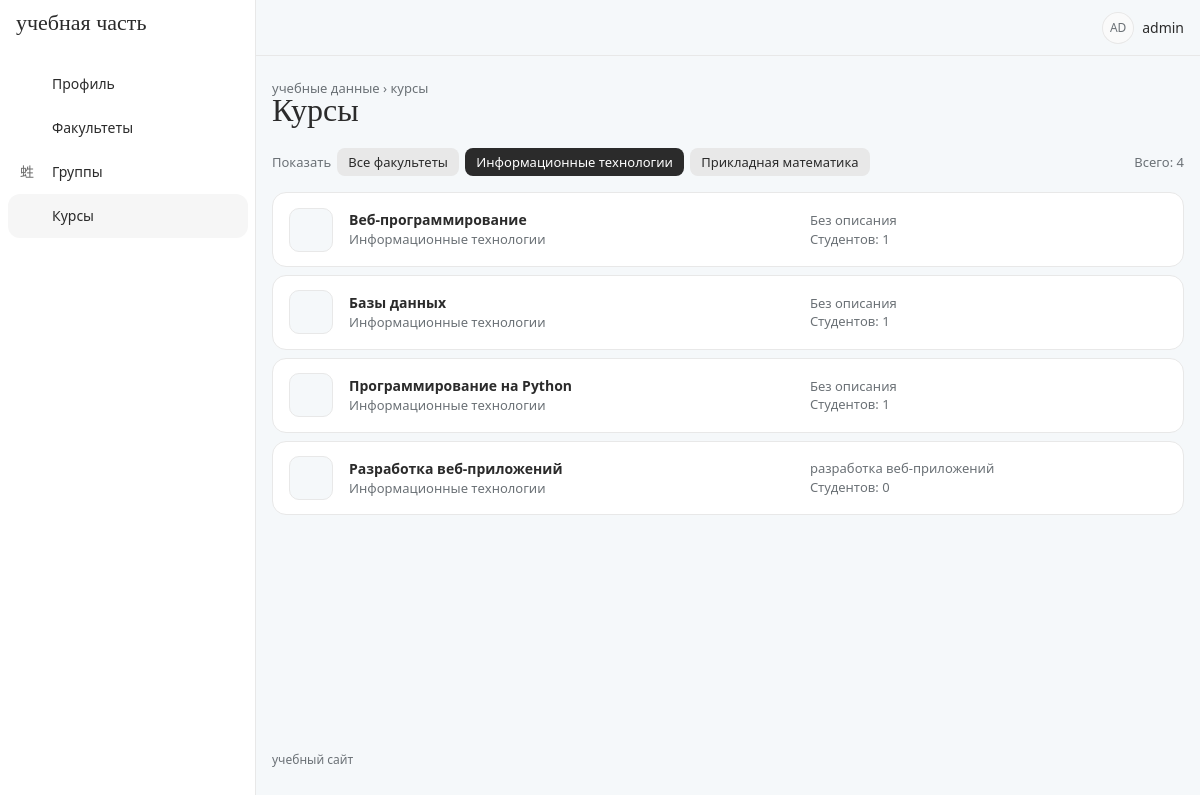
/courses/?department=1 (signed in), run on the app's committed database.
### accounts/models.py (models this page shows, shortened)
class Department(models.Model):
    name = models.CharField(max_length=200)

class Course(models.Model):
    title = models.CharField(max_length=200)
    description = models.TextField(blank=True)
    department = models.ForeignKey(
        Department,
        on_delete=models.CASCADE,
        related_name='courses'
    )

### accounts/views.py (the view)
# urls.py: path('courses/', views.course_list, name='course_list'),
@login_required
def course_list(request):
    courses = Course.objects.select_related(
        'department'
    )
    department_id = request.GET.get('department', '')
    current_department = int(department_id) if department_id.isdigit() else None
    if current_department:
        courses = courses.filter(department_id=current_department)
    return render(
        request,
        'course_list.html',
        {
            'courses': courses,
            'departments': Department.objects.all(),
            'current_department': current_department,
            'is_methodist': is_methodist(
                request.user
            ),
        }
    )

### accounts/views.py (called while the page is built)
def is_methodist(user):
    return user.groups.filter(
        name='Методист'
    ).exists()

### templates/course_list.html (shortened to what this page needs)
{% extends 'base.html' %}
{% block pretitle %}<span class="crumbs"><a href="/profile/">учебные данные</a> › курсы</span>{% endblock %}
{% block page_title %}Курсы{% endblock %}
{% block content %}
<div class="filter-bar">
    <span class="text-secondary">Показать</span>
    <a href="?" class="filter-chip {% if not current_department %}active{% endif %}">Все факультеты</a>
    {% for department in departments %}
        <a href="?department={{ department.id }}" class="filter-chip {% if current_department == department.id %}active{% endif %}">{{ department.name }}</a>
    {% endfor %}
    <span class="filter-right text-secondary">Всего: {{ courses|length }}</span>
</div>
{% for course in courses %}
    <div class="list-row">
        <div class="list-row-icon"><i class="ti ti-book"></i></div>
        <div class="list-row-main">
            <div class="fw-bold">{{ course.title }}</div>
            <div class="list-row-sub">{{ course.department.name }}</div>
        </div>
        <div class="list-row-meta list-row-sub d-none d-md-block">
            <div>{{ course.description|default:"Без описания"|truncatechars:60 }}</div>
            <div>Студентов: {{ course.students.count }}</div>
        </div>
    </div>
{% endfor %}
{% endblock %}

### templates/base.html (shortened to what this page needs)
{% load static %}
<!DOCTYPE html>
<html lang="ru" data-bs-theme="light" data-bs-navbar-position="vertical">
<head>
    <link rel="stylesheet" href="{% static 'core/dist/css/tabler.min.css' %}">
    <link rel="stylesheet" href="{% static 'vendor/tabler-icons/tabler-icons.min.css' %}">
    <link rel="stylesheet" href="{% static 'css/theme.css' %}?=v3">
    <link rel="stylesheet" href="{% static 'css/style.css' %}?=v3">
</head>
<body>
<div class="page">
    <aside class="navbar navbar-vertical navbar-expand-lg">
        <div class="container-fluid">
            <a href="/profile/" class="navbar-brand text-reset">учебная часть</a>
            <div class="collapse navbar-collapse" id="sidebar-menu">
                <ul class="navbar-nav pt-lg-3">
                    <li class="nav-item {% if request.path == '/profile/' %}active{% endif %}">
                        <a class="nav-link" href="/profile/">
                            <span class="nav-link-icon"><i class="ti ti-user-circle"></i></span>
                            <span class="nav-link-title">Профиль</span>
                        </a>
                    </li>
                    <li class="nav-item {% if '/departments/' in request.path %}active{% endif %}">
                        <a class="nav-link" href="/departments/">
                            <span class="nav-link-icon"><i class="ti ti-building"></i></span>
                            <span class="nav-link-title">Факультеты</span>
                        </a>
                    </li>
                    <li class="nav-item {% if '/groups/' in request.path %}active{% endif %}">
                        <a class="nav-link" href="/groups/">
                            <span class="nav-link-icon"><i class="ti ti-users-group"></i></span>
                            <span class="nav-link-title">Группы</span>
                        </a>
                    </li>
                    <li class="nav-item {% if '/courses/' in request.path %}active{% endif %}">
                        <a class="nav-link" href="/courses/">
                            <span class="nav-link-icon"><i class="ti ti-book"></i></span>
                            <span class="nav-link-title">Курсы</span>
                        </a>
                    </li>
                </ul>
            </div>
        </div>
    </aside>
    <header class="navbar navbar-expand-md d-none d-lg-flex">
        <div class="container-xl">
            <div class="navbar-nav flex-row ms-auto align-items-center">
                <a href="?theme=dark" class="nav-link hide-theme-dark" title="Тёмная тема">
                    <i class="ti ti-moon fs-2 header-icon"></i>
                </a>
                {% if user.is_authenticated %}
                <div class="nav-item dropdown ms-3">
                    <a href="#" class="nav-link d-flex align-items-center gap-2 p-0" data-bs-toggle="dropdown">
                        <span class="avatar avatar-sm">{{ user.username|slice:":2"|upper }}</span>
                        <span>{{ user.username }}</span>
                    </a>
                </div>
                {% endif %}
            </div>
        </div>
    </header>
    <div class="page-wrapper">
        <div class="page-header">
            <div class="container-xl">
                <div class="row g-2 align-items-center">
                    <div class="col">
                        <div class="page-pretitle">{% block pretitle %}учебные данные{% endblock %}</div>
                        <h2 class="page-title">{% block page_title %}{% endblock %}</h2>
                    </div>
                </div>
            </div>
        </div>
        <div class="page-body">
            <div class="container-xl">
                {% block content %}{% endblock %}
            </div>
        </div>
        <footer class="footer footer-transparent">
            <div class="container-xl text-secondary">учебный сайт</div>
        </footer>
    </div>
</div>
</body>
</html>

### static/css/theme.css (style rules this page uses)
:root { --app-ice: #f5f8fa; --app-sky: #7eb5d6; --app-cloud: #e8e8e8; --app-charcoal: #2b2b2b; --app-ink: light-dark(#2b2b2b, #e8e8e8); --tblr-font-sans-serif: system-ui, 'Segoe UI', Roboto, Arial, sans-serif; --tblr-primary: #2b2b2b; --tblr-primary-rgb: 43, 43, 43; --tblr-body-bg: light-dark(#f5f8fa, #1f2225); --tblr-bg-surface: light-dark(#ffffff, #2b2b2b); --tblr-body-color: light-dark(#2b2b2b, #e8e8e8); --tblr-secondary: light-dark(#6b7176, #a7adb2); --tblr-border-color: light-dark(#e8e8e8, #3a3e42); --tblr-border-color-translucent: light-dark(#e8e8e8, #3a3e42); --tblr-border-radius: 12px; --tblr-border-radius-lg: 20px; }
h1, h2, h3, .page-title, .card-title, .empty-title, .navbar-brand { font-family: Georgia, 'Times New Roman', serif; font-weight: 500; }
.page-title { font-size: 2rem; }
.page-pretitle { text-transform: lowercase; letter-spacing: 0; font-size: .8125rem; }
.navbar-brand { font-size: 1.375rem; text-transform: lowercase; }
.navbar-vertical .nav-link { border-radius: 999px; }
.navbar-vertical .nav-item.active > .nav-link { background: color-mix(in srgb, var(--app-sky) 30%, transparent); }
.page > header.navbar { background: transparent; border-bottom: 0; }
.crumbs a { color: var(--tblr-secondary); }
.filter-bar { display: flex; flex-wrap: wrap; align-items: center; gap: .375rem; margin-bottom: 1rem; font-size: .8125rem; }
.filter-chip { padding: .3rem .7rem; border-radius: 8px; background: light-dark(var(--app-cloud), #3a3e42); color: var(--app-ink); }
.filter-chip.active { background: var(--app-ink); color: light-dark(#ffffff, var(--app-charcoal)); }
.filter-right { margin-left: auto; }
.list-row { display: flex; align-items: center; gap: 1rem; margin-bottom: .5rem; padding: .9rem 1rem; background: var(--tblr-bg-surface); border: 1px solid var(--tblr-border-color); border-radius: 14px; }
.list-row-icon { flex: none; width: 44px; height: 44px; display: grid; place-items: center; border-radius: 10px; background: var(--tblr-body-bg); border: 1px solid var(--tblr-border-color); font-size: 1.25rem; }
.list-row-main { flex: 1 1 40%; min-width: 0; }
.list-row-meta { flex: 1 1 30%; }
.list-row-sub { color: var(--tblr-secondary); font-size: .8125rem; }

### static/css/style.css (style rules this page uses)
.header-icon { color: var(--app-sky); }
.footer { font-size: .75rem; text-transform: lowercase; }

### data on the page
Department: name "Информационные технологии"
Department: name "Прикладная математика"
Course: title "Веб-программирование", department.name "Информационные технологии", description "Без описания", students.count "1"
Course: title "Базы данных", department.name "Информационные технологии", description "Без описания", students.count "1"
Course: title "Программирование на Python", department.name "Информационные технологии", description "Без описания", students.count "1"
Course: title "Разработка веб-приложений", department.name "Информационные технологии", description "разработка веб-приложений", students.count "0"

### other printed values
{{ user.username|slice:":2"|upper }} "AD"
{{ user.username }} "admin"
{{ courses|length }} "4"
